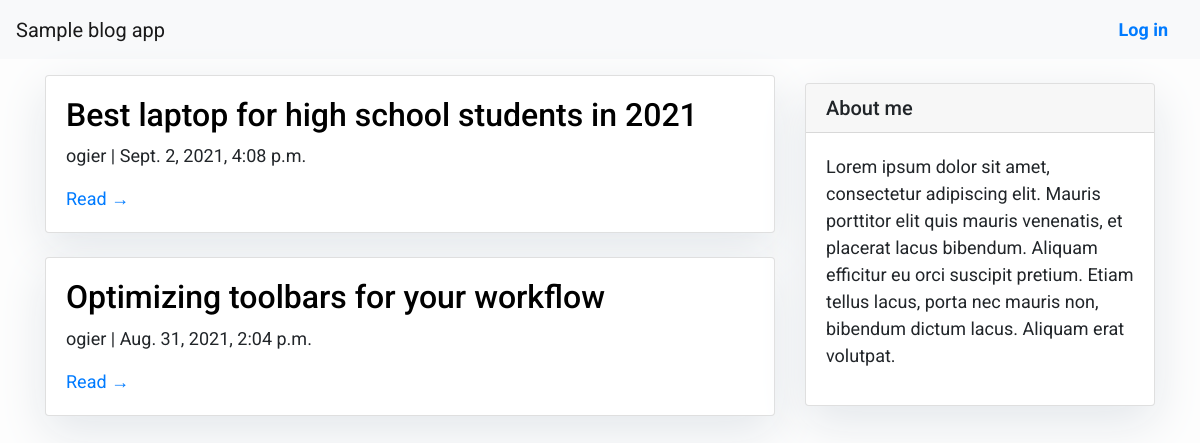
The page / on the database its author committed.
### blog/models.py (models this page shows, shortened)
class Post(models.Model):
    title = models.CharField(max_length=200, unique=True)
    slug = models.SlugField(max_length=200, unique=True)
    author = models.ForeignKey(User, on_delete=models.CASCADE, related_name='blog_posts')
    pub_date = models.DateTimeField(auto_now_add=True)
    content = models.TextField()
    mod_date = models.DateTimeField(auto_now=True)
    status = models.IntegerField(choices=STATUS, default=0)
    class Meta:
        ordering = ['-pub_date']

### blog/views.py (the view)
# urls.py: path('', views.PostList.as_view(), name='home'),
class PostList(generic.ListView):
    queryset = Post.objects.filter(status=1).order_by('-pub_date')
    template_name = 'index.html'

### templates/index.html (shortened to what this page needs)
{% extends "base.html" %}
{% block content %}
<div class="container">
    <div class="row">
        <div class="col-md-8 mt-3 left">
            {% for post in post_list %}
            <div class="card mb-4">
                <div class="card-body">
                    <h2><a href="{% url 'post_detail' post.slug %}" style="color: black">{{ post.title }}</a></h2>
                    <p>{{ post.author }} | {{ post.pub_date }}</p>
                    <a href="{% url 'post_detail' post.slug %}">Read &rarr;</a>
                </div>
            </div>
            {% endfor %}
        </div>
        {% block sidebar %} {%include 'sidebar.html' %} {% endblock sidebar %}
    </div>
</div>
{%endblock%}

### templates/base.html (style rules this page uses)
body { font-family: "Roboto", sans-serif; font-size: 17px; background-color: #fdfdfd; }

### templates/index.html (style rules this page uses)
body { font-family: "Roboto", sans-serif; font-size: 18px; background-color: #fdfdfd; }
.card { box-shadow: 0 16px 48px #E3E7EB; }

### templates/sidebar.html (style rules this page uses)
.card { box-shadow: 0 16px 48px #e3e7eb; }

### rows shown on the page
Post: title "Best laptop for high school students in 2021", author "ogier", pub_date "Sept. 2, 2021, 4:08 p.m."
Post: title "Optimizing toolbars for your workflow", author "ogier", pub_date "Aug. 31, 2021, 2:04 p.m."
